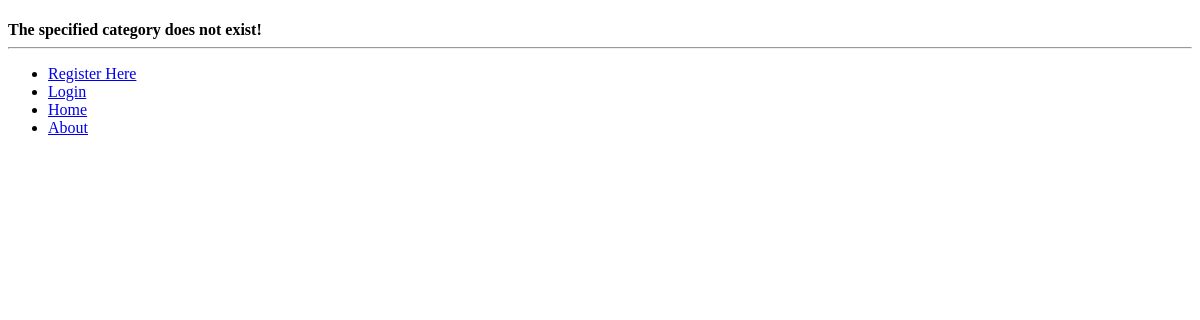
/rango/category/python/, run on an earlier commit of the app's database.
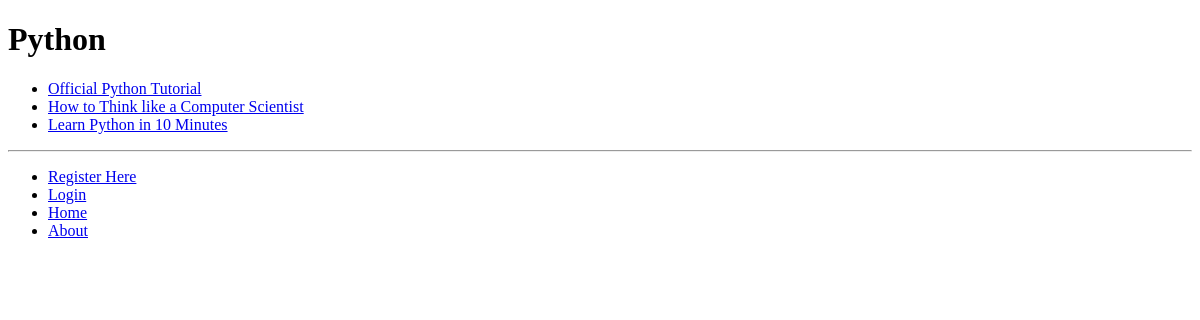
And on a later commit of the database.
### rango/models.py (models this page shows, shortened)
class Category(models.Model):
    name = models.CharField(max_length=200)
    views = models.IntegerField(default=0)
    likes = models.IntegerField(default=0)
    slug = models.SlugField(unique=True)
    class Meta:
        verbose_name = "Category"
        verbose_name_plural = "Categories"

class Page(models.Model):
    category = models.ForeignKey(Category)
    title = models.CharField(max_length=128)
    url = models.URLField()
    views = models.IntegerField(default=0)

### rango/views.py (the view)
# urls.py: url(r'^category/(?P<category_name_slug>[\w\-]+)/add_page/$', views.add_page, name="add_page"),
def category(request, category_name_slug):
    context_dict = {}
    try:
        category = Category.objects.get(slug=category_name_slug)
        context_dict['category_name'] = category.name
        context_dict['category_name_slug'] = category_name_slug
        pages = Page.objects.filter(category=category)
        context_dict['pages'] = pages
        context_dict['category'] = category
    except Category.DoesNotExist:
        pass
    return render(request, 'rango/category.html', context_dict)

### rango/templates/rango/category.html (shortened to what this page needs)
{% extends "rango/base.html" %}
{% block body_block %}
  <h1>{{ category_name }}</h1>
  {% if category %}
      {% if pages %}
            <ul>
                {% for page in pages %}
                    <li><a href="{{ page.url }}">{{ page.title }}</a></li>
                {% endfor %}
            </ul>
      {% else %}
          <strong>No pages currently in category</strong>
      {% endif %}
  {% else %}
      <strong>The specified category {{ category_name }} does not exist!</strong>
  {% endif %}
{% endblock %}

What changed in the data, as far as the page shows it:
now on this page (row edited): Category: name "Python"
added Page: title "Official Python Tutorial"
added Page: title "How to Think like a Computer Scientist"
added Page: title "Learn Python in 10 Minutes"
Also different on the page:
text no longer shown: "The specified category does not exist!"
